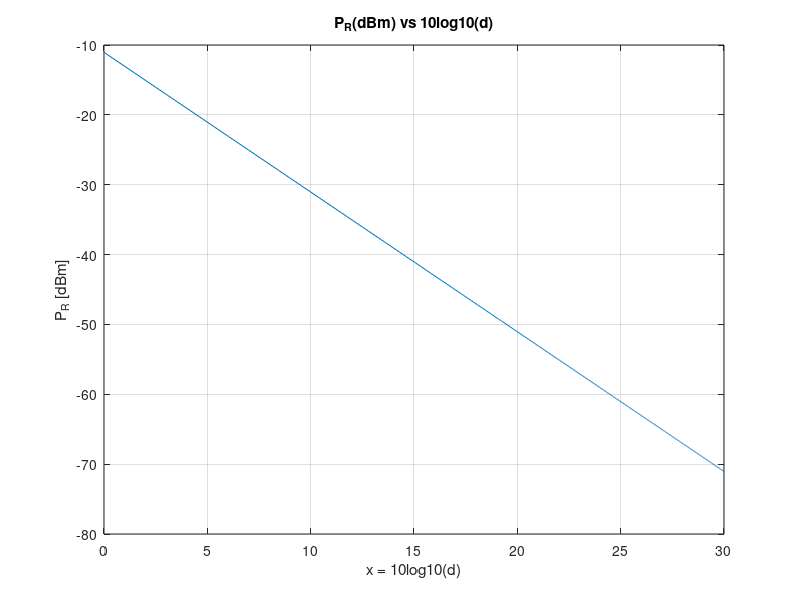
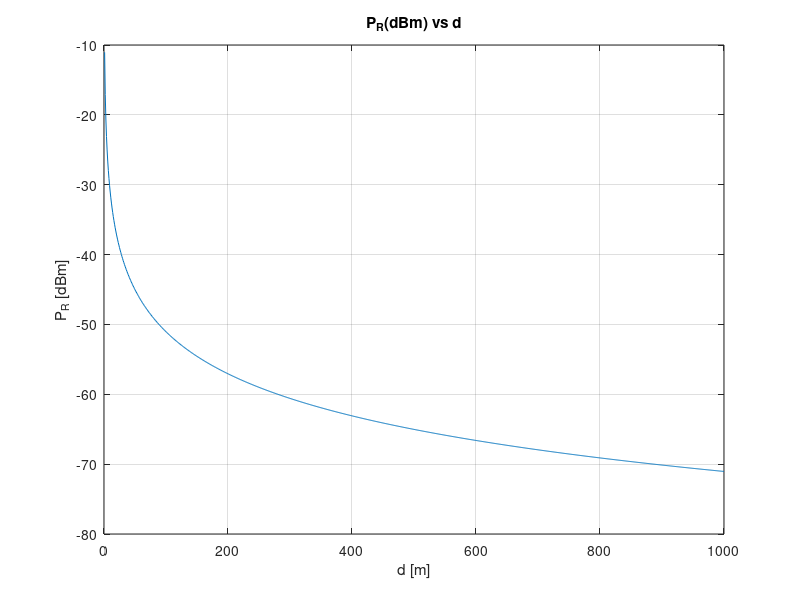
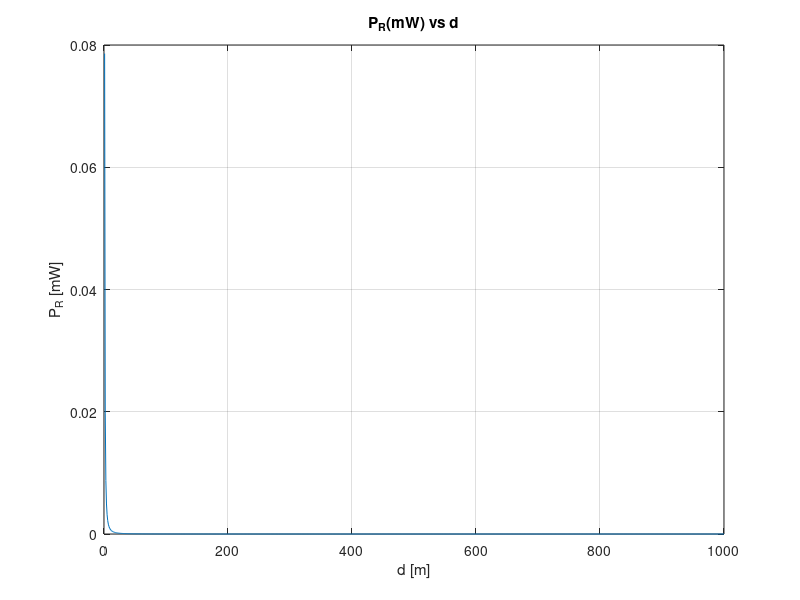

MATLAB code to generate these figures, in order: (Note: this script raises an error after producing the figures.)
clear; clc; close all;

PTX = 20;
GTX = 6;
GRX = 3;
f = 2.4e9;
c = 3e8;

d = 1:1000;
lambda = c/f;
PR_dBm = PTX + GTX + GRX + 20*log10(lambda./(4*pi*d));
x = 10*log10(d);
PR_mW = 10.^(PR_dBm/10);

figure;
plot(x,PR_dBm);
grid on;
xlabel('x = 10log10(d)');
ylabel('P_R [dBm]');
title('P_R(dBm) vs 10log10(d)');

figure;
plot(d,PR_dBm);
grid on;
xlabel('d [m]');
ylabel('P_R [dBm]');
title('P_R(dBm) vs d');

figure;
plot(d,PR_mW);
grid on;
xlabel('d [m]');
ylabel('P_R [mW]');
title('P_R(mW) vs d');

S = load('mesura_0_15m.mat');
d = S.d(:);
p = S.p(:);
x = 10*log10(d);
coef = polyfit(x,p,1);
p_est = polyval(coef,x);
m = coef(1);
b = coef(2);
A = b;
n = -m;
R2 = 1 - sum((p - p_est).^2)/sum((p - mean(p)).^2);

figure;
plot(x,p,'o',x,p_est,'-');
grid on;
xlabel('x = 10log10(d)');
ylabel('p [dBm]');
title('Regressio lineal - altura 0.15 m');
legend('Mesurat','Ajust lineal');

S = load('mesura_2m.mat');
d = S.d(:);
p = S.p(:);
x = 10*log10(d);
coef = polyfit(x,p,1);
p_est = polyval(coef,x);
m = coef(1);
b = coef(2);
A = b;
n = -m;
R2 = 1 - sum((p - p_est).^2)/sum((p - mean(p)).^2);

figure;
plot(x,p,'o',x,p_est,'-');
grid on;
xlabel('x = 10log10(d)');
ylabel('p [dBm]');
title('Regressio lineal - altura 2 m');
legend('Mesurat','Ajust lineal');

d = [0.25 0.5 0.75 1 1.5 2 2.5 3 3.5]';
p_h = [-11.1 -15.35 -19.41 -20.8 -23.51 -27.66 -29.4 -30.8 -31.5]';
p_v = [-11.23 -14.5 -17.31 -19.28 -22.38 -25.76 -26.46 -31 -25.73]';

x = 10*log10(d);
coef = polyfit(x,p_v,1);
p_est = polyval(coef,x);
m = coef(1);
b = coef(2);
A = b;
n = -m;
R2 = 1 - sum((p_v - p_est).^2)/sum((p_v - mean(p_v)).^2);

figure;
plot(x,p_v,'o',x,p_est,'-');
grid on;
xlabel('x = 10log10(d)');
ylabel('p [dBm]');
title('Mesures experimentals - polaritzacio vertical');
legend('Mesurat','Ajust lineal');

coef = polyfit(x,p_h,1);
p_est = polyval(coef,x);
m = coef(1);
b = coef(2);
A = b;
n = -m;
R2 = 1 - sum((p_h - p_est).^2)/sum((p_h - mean(p_h)).^2);

figure;
plot(x,p_h,'o',x,p_est,'-');
grid on;
xlabel('x = 10log10(d)');
ylabel('p [dBm]');
title('Mesures experimentals - polaritzacio horitzontal');
legend('Mesurat','Ajust lineal');
